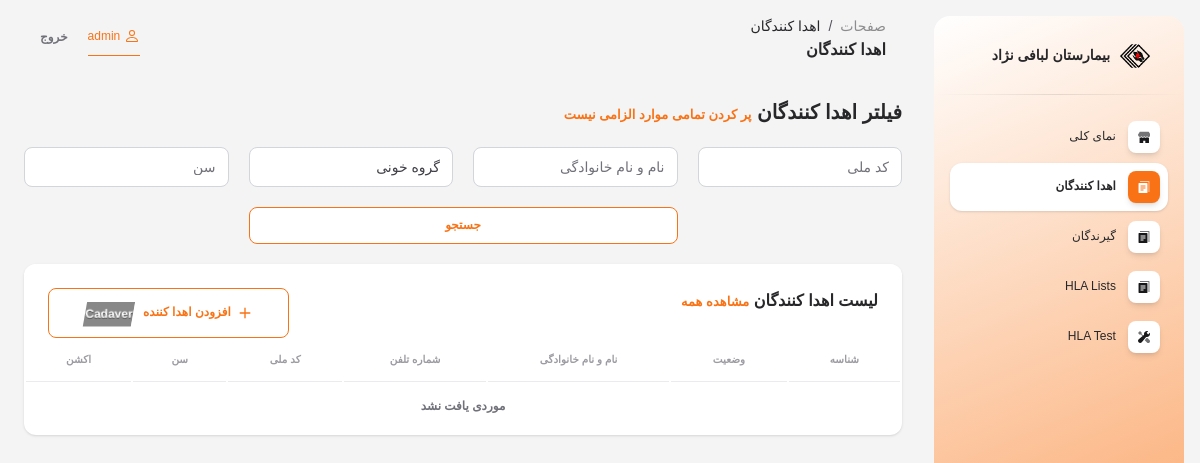
Page /donors/ (signed in) on the earlier database version.
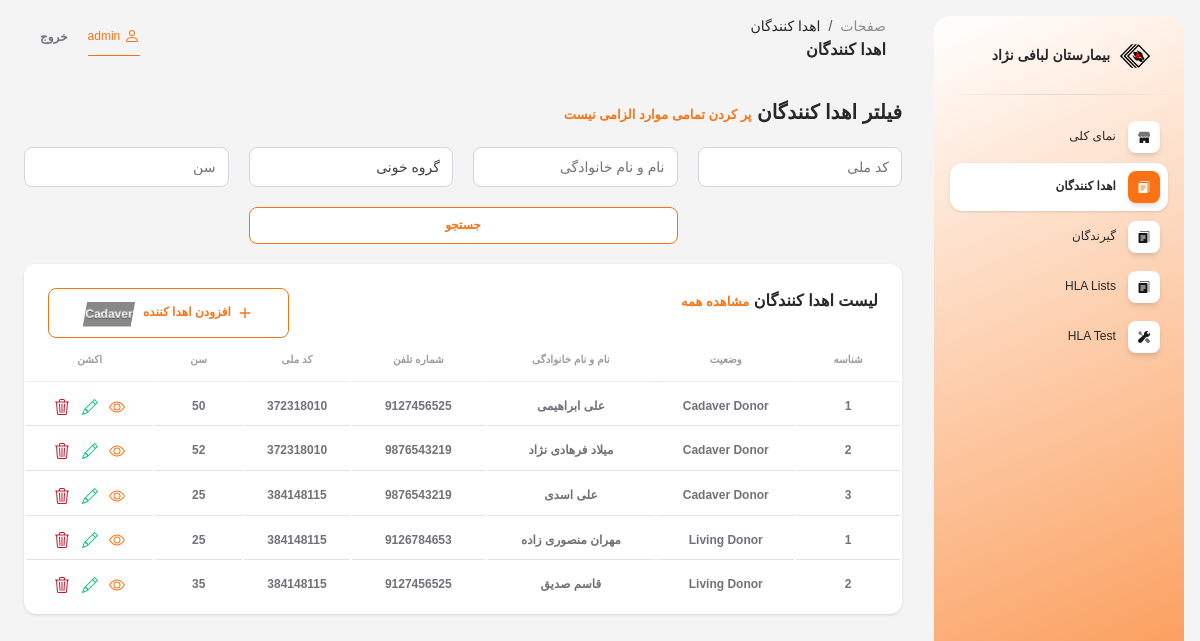
Same page on the later database version.
### referees/models.py (models this page shows, shortened)
class Donor(models.Model):
    blood_group_choices = [
        ('A', 'A'),
        ('B', 'B'),
        ('AB', 'AB'),
        ('O', 'O'),
    ]
    status_choices = [
        ('1', 'Cadaver Donor'),
        ('2', 'Living Donor'),
    ]
    first_name = models.CharField(verbose_name='نام', max_length=100)
    last_name = models.CharField(verbose_name='نام خانوادگی', max_length=100)
    national_code = models.IntegerField(verbose_name='کد ملی')
    phone_number = models.IntegerField(verbose_name='شماره تماس')
    age = models.IntegerField(verbose_name='سن')
    blood_group = models.CharField(verbose_name='گروه خونی', max_length=2, choices=blood_group_choices)
    recipient_blood_group = MultiSelectField(verbose_name='گروه خونی مناسب برای گیرنده', help_text='این مقدار توسط سیستیم تعین می گردد', max_length=2, choices=blood_group_choices)
    min_recipient_age = models.IntegerField(verbose_name='حداقل سن مناسب برای گیرنده', help_text='این مقدار توسط سیستیم تعین می گردد')
    max_recipient_age = models.IntegerField(verbose_name='حداکثر سن مناسب برای گیرنده', help_text='این مقدار توسط سیستیم تعین می گردد')
    status = models.CharField(verbose_name='وضعیت', max_length=1, choices=status_choices, help_text='این مقدار توسط سیستیم تعین می گردد')
    hla_a_1 = models.ForeignKey(HlaA, on_delete=models.DO_NOTHING, verbose_name='HLA A (allele 1)', related_name='hla_a_1_%(class)s')
    hla_a_2 = models.ForeignKey(HlaA, on_delete=models.DO_NOTHING, verbose_name='HLA A (allele 2)', related_name='hla_a_2_%(class)s')
    hla_b_1 = models.ForeignKey(HlaB, on_delete=models.DO_NOTHING, verbose_name='HLA B (allele 1)', related_name='hla_b_1_%(class)s')
    hla_b_2 = models.ForeignKey(HlaB, on_delete=models.DO_NOTHING, verbose_name='HLA B (allele 2)', related_name='hla_b_2_%(class)s')
    hla_drb1_1 = models.ForeignKey(HlaDRB1, on_delete=models.DO_NOTHING, verbose_name='HLA DRB1 (allele 1)', related_name='hla_drb1_1_%(class)s')
    hla_drb1_2 = models.ForeignKey(HlaDRB1, on_delete=models.DO_NOTHING, verbose_name='HLA DRB1 (allele 2)', related_name='hla_drb1_2_%(class)s')
    hla_drb_1 = models.ForeignKey(HlaDRB, on_delete=models.DO_NOTHING, verbose_name='HLA DRB (allele 1)', null=True, blank=True, related_name='hla_drb_1_%(class)s')
    hla_drb_2 = models.ForeignKey(HlaDRB, on_delete=models.DO_NOTHING, verbose_name='HLA DRB (allele 2)', null=True, blank=True, related_name='hla_drb_2_%(class)s')
    hla_dqb1_1 = models.ForeignKey(HlaDQB1, on_delete=models.DO_NOTHING, verbose_name='HLA DQB1 (allele 1)', related_name='hla_dqb1_1_%(class)s')
    hla_dqb1_2 = models.ForeignKey(HlaDQB1, on_delete=models.DO_NOTHING, verbose_name='HLA DQB1 (allele 2)', related_name='hla_dqb1_2_%(class)s')
    class Meta:
        verbose_name = 'اهدا کننده'
        verbose_name_plural = 'اهدا کنندگان'
        abstract = True

class CadaverDonor(Donor):
    kdpi = models.FloatField(verbose_name='KDPI', help_text='عددی بین 0 تا 100')
    class Meta:
        verbose_name = 'اهدا کننده مرگ مغزی'
        verbose_name_plural = 'اهدا کنندگان مرگ مغزی'

class LivingDonor(Donor):
    class Meta:
        verbose_name = 'اهدا کننده زنده'
        verbose_name_plural = 'اهدا کنندگان زنده'

### referees/views.py (the view)
# urls.py: path('donors/', DonorListView.as_view(), name='donor_list'),
class DonorListView(LoginRequiredMixin, ListView):
    template_name = 'donors/donor_list.html'
    paginate_by = 100
    def get(self, request):
        search_query = request.GET.get('q')
        blood_group = request.GET.get('blood_group')
        national_code = request.GET.get('national_code')
        age = request.GET.get('age')
        cadaver_donors = CadaverDonor.objects.all()
        living_donors = LivingDonor.objects.all()
        filters = {}
        if blood_group:
            filters['blood_group'] = blood_group
        if national_code:
            filters['national_code'] = national_code
        if age:
            filters['age'] = age
        if search_query:
            cadaver_donors = cadaver_donors.filter(
                Q(first_name__icontains=search_query) | Q(last_name__icontains=search_query)
            ).filter(**filters)
            living_donors = living_donors.filter(
                Q(first_name__icontains=search_query) | Q(last_name__icontains=search_query)
            ).filter(**filters)
        else:
            cadaver_donors = cadaver_donors.filter(**filters)
            living_donors = living_donors.filter(**filters)
        donors = list(chain(cadaver_donors, living_donors))
        return render(request, self.template_name, {'donors': donors})

### templates/donors/donor_list.html (shortened to what this page needs)
{% extends 'base.html' %}
{% load static %}
{% block page1 %}
اهدا کنندگان
{% endblock %}
{% block page2 %}
اهدا کنندگان
{% endblock %}
{% block contain %}
<div class="row">
    <div class="col-12">
        <h5>فیلتر اهدا کنندگان <span style="font-size: small; color: #f97316;">پر کردن تمامی موارد الزامی نیست</span></h5>
        <form method="get" class="my-form">
            <input title="کد ملی" type="number" name="national_code" class="form-control w-40" placeholder="کد ملی" style="width: 100% !important;"
                value="{{ request.GET.national_code }}">
            <input title="نام و نام خانوادگی" type="text" name="q" class="form-control w-40" placeholder="نام و نام خانوادگی" style="width: 100% !important;"
                value="{{ request.GET.q }}">
            <select name="blood_group" class="form-control" title="گروه خونی">
                <option value="">گروه خونی</option>
            </select>
            <input title="سن" type="number" name="age" class="form-control w-40" placeholder="سن" style="width: 100% !important;"
                value="{{ request.GET.age }}">
            <button class="my-btn" style="background-color: #fff; border: 1px solid #f97316; border-radius: 0.5rem; color: #f97316; padding: 8px 32px; font-size: 0.75rem; font-weight: 700;">جستجو</button>
        </form>
    </div>
    <div class="col-12">
        {% include "includes/donors_table_white.html" %}
    </div>
</div>
{% endblock %}

### templates/includes/donors_table_white.html (shortened to what the changed rows need)
<div class="card mb-4">
    <div class="card-body px-0 pt-0 pb-2">
        <div class="table-responsive p-0">
            <table class="table align-items-center mb-0">
                <thead>
                    <tr>
                        <th class="text-center text-uppercase text-secondary text-xxs font-weight-bolder opacity-7">
                            شناسه</th>
                        <th class="text-center text-uppercase text-secondary text-xxs font-weight-bolder opacity-7">
                            وضعیت</th>
                        <th class="text-center text-uppercase text-secondary text-xxs font-weight-bolder opacity-7">
                            نام و نام خانوادگی</th>
                        <th class="text-center text-uppercase text-secondary text-xxs font-weight-bolder opacity-7">
                            شماره تلفن</th>
                        <th class="text-center text-uppercase text-secondary text-xxs font-weight-bolder opacity-7">
                            کد ملی</th>
                        <th class="text-center text-uppercase text-secondary text-xxs font-weight-bolder opacity-7">
                            سن</th>
                        <th class="text-center text-uppercase text-secondary text-xxs font-weight-bolder opacity-7">
                            اکشن</th>
                    </tr>
                </thead>
                <tbody>
                    {% if donors %}
                    {% for donor in donors %}
                    <tr>
                        <td class="align-middle text-center">
                            <span class="text-secondary text-xs font-weight-bold">{{ donor.id }}</span>
                        </td>
                        <td class="align-middle text-center">
                            <span class="text-secondary text-xs font-weight-bold">{{ donor.get_status_display }}</span>
                        </td>
                        <td class="align-middle text-center">
                            <span class="text-secondary text-xs font-weight-bold">{{ donor.first_name }} {{ donor.last_name }}</span>
                        </td>
                        <td class="align-middle text-center">
                            <span class="text-secondary text-xs font-weight-bold">{{ donor.phone_number }}</span>
                        </td>
                        <td class="align-middle text-center">
                            <span class="text-secondary text-xs font-weight-bold">{{ donor.national_code }}</span>
                        </td>
                        <td class="align-middle text-center">
                            <span class="text-secondary text-xs font-weight-bold">{{ donor.age }}</span>
                        </td>
                        <td class="align-middle text-center">
                            {% if donor.status == '1' %}
                            <a href="{% url 'cadaver_donor_detail' donor.id %}" title="جزئیات" style="padding: 0 4px;">
                                <span class="text-secondary text-xs font-weight-bold">
                                </span>
                            </a>
                            <a href="{% url 'cadaver_donor_update' donor.id %}" title="ویرایش" style="padding: 0 4px;">
                                <span class="text-secondary text-xs font-weight-bold">
                                </span>
                            </a>
                            <a href="{% url 'cadaver_donor_delete' donor.id %}" title="حذف" style="padding: 0 4px;">
                                <span class="text-secondary text-xs font-weight-bold">
                                </span>
                            </a>
                            {% else %}
                            <a href="{% url 'living_donor_detail' donor.id %}" title="جزئیات" style="padding: 0 4px;">
                                <span class="text-secondary text-xs font-weight-bold">
                                </span>
                            </a>
                            <a href="{% url 'living_donor_update' donor.id %}" title="ویرایش" style="padding: 0 4px;">
                                <span class="text-secondary text-xs font-weight-bold">
                                </span>
                            </a>
                            <a href="{% url 'living_donor_delete' donor.id %}" title="حذف" style="padding: 0 4px;">
                                <span class="text-secondary text-xs font-weight-bold">
                                </span>
                            </a>
                            {% endif %}
                        </td>
                    </tr>
                    {% endfor %}
                    {% else %}
                    <tr>
                        <td colspan="7" class="align-middle text-center">
                            <span class="text-secondary text-xs font-weight-bold">موردی یافت نشد</span>
                        </td>
                    </tr>
                    {% endif %}
                </tbody>
            </table>
        </div>
    </div>
</div>

Differences in the rows shown:
added CadaverDonor: id "1", status "Cadaver Donor", first_name "علی", last_name "ابراهیمی", phone_number "9127456525", national_code "372318010", age "50"
added CadaverDonor: id "2", status "Cadaver Donor", first_name "میلاد", last_name "فرهادی نژاد", phone_number "9876543219", national_code "372318010", age "52"
added CadaverDonor: id "3", status "Cadaver Donor", first_name "علی", last_name "اسدی", phone_number "9876543219", national_code "384148115", age "25"
added LivingDonor: id "1", status "Living Donor", first_name "مهران", last_name "منصوری زاده", phone_number "9126784653", national_code "384148115", age "25"
added LivingDonor: id "2", status "Living Donor", first_name "قاسم", last_name "صدیق", phone_number "9127456525", national_code "384148115", age "35"
Other differences:
text no longer shown: "موردی یافت نشد"
